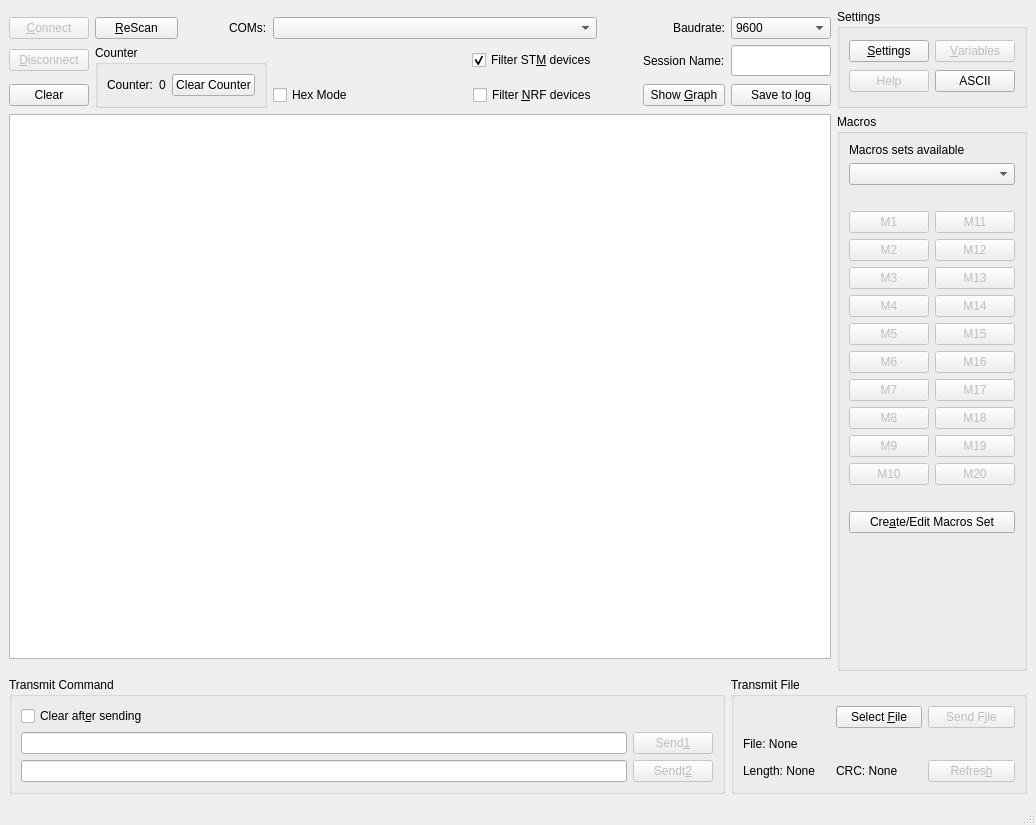
<?xml version="1.0" encoding="UTF-8"?>
<ui version="4.0">
 <class>MainWindow</class>
 <widget class="QMainWindow" name="MainWindow">
  <property name="geometry">
   <rect>
    <x>0</x>
    <y>0</y>
    <width>1036</width>
    <height>825</height>
   </rect>
  </property>
  <property name="windowTitle">
   <string>Quetima</string>
  </property>
  <property name="windowIcon">
   <iconset resource="logo.qrc">
    <normaloff>:/newPrefix/Q_my_variant_white_background.ico</normaloff>:/newPrefix/Q_my_variant_white_background.ico</iconset>
  </property>
  <widget class="QWidget" name="centralwidget">
   <layout class="QGridLayout" name="gridLayout">
    <item row="9" column="14" rowspan="3" colspan="2">
     <widget class="QGroupBox" name="GBMacros">
      <property name="title">
       <string>Macros </string>
      </property>
      <layout class="QGridLayout" name="gridLayout_6">
       <item row="6" column="1">
        <widget class="QPushButton" name="BtnMacros14">
         <property name="enabled">
          <bool>false</bool>
         </property>
         <property name="text">
          <string>M14</string>
         </property>
        </widget>
       </item>
       <item row="7" column="1">
        <widget class="QPushButton" name="BtnMacros15">
         <property name="enabled">
          <bool>false</bool>
         </property>
         <property name="text">
          <string>M15</string>
         </property>
        </widget>
       </item>
       <item row="4" column="1">
        <widget class="QPushButton" name="BtnMacros12">
         <property name="enabled">
          <bool>false</bool>
         </property>
         <property name="text">
          <string>M12</string>
         </property>
        </widget>
       </item>
       <item row="10" column="0">
        <widget class="QPushButton" name="BtnMacros8">
         <property name="enabled">
          <bool>false</bool>
         </property>
         <property name="text">
          <string>M8</string>
         </property>
        </widget>
       </item>
       <item row="12" column="0">
        <widget class="QPushButton" name="BtnMacros10">
         <property name="enabled">
          <bool>false</bool>
         </property>
         <property name="text">
          <string>M10</string>
         </property>
        </widget>
       </item>
       <item row="8" column="1">
        <widget class="QPushButton" name="BtnMacros16">
         <property name="enabled">
          <bool>false</bool>
         </property>
         <property name="text">
          <string>M16</string>
         </property>
        </widget>
       </item>
       <item row="5" column="1">
        <widget class="QPushButton" name="BtnMacros13">
         <property name="enabled">
          <bool>false</bool>
         </property>
         <property name="text">
          <string>M13</string>
         </property>
        </widget>
       </item>
       <item row="3" column="1">
        <widget class="QPushButton" name="BtnMacros11">
         <property name="enabled">
          <bool>false</bool>
         </property>
         <property name="text">
          <string>M11</string>
         </property>
        </widget>
       </item>
       <item row="3" column="0">
        <widget class="QPushButton" name="BtnMacros1">
         <property name="enabled">
          <bool>false</bool>
         </property>
         <property name="text">
          <string>M1</string>
         </property>
        </widget>
       </item>
       <item row="4" column="0">
        <widget class="QPushButton" name="BtnMacros2">
         <property name="enabled">
          <bool>false</bool>
         </property>
         <property name="text">
          <string>M2</string>
         </property>
        </widget>
       </item>
       <item row="11" column="0">
        <widget class="QPushButton" name="BtnMacros9">
         <property name="enabled">
          <bool>false</bool>
         </property>
         <property name="text">
          <string>M9</string>
         </property>
        </widget>
       </item>
       <item row="11" column="1">
        <widget class="QPushButton" name="BtnMacros19">
         <property name="enabled">
          <bool>false</bool>
         </property>
         <property name="text">
          <string>M19</string>
         </property>
        </widget>
       </item>
       <item row="9" column="0">
        <widget class="QPushButton" name="BtnMacros7">
         <property name="enabled">
          <bool>false</bool>
         </property>
         <property name="text">
          <string>M7</string>
         </property>
        </widget>
       </item>
       <item row="8" column="0">
        <widget class="QPushButton" name="BtnMacros6">
         <property name="enabled">
          <bool>false</bool>
         </property>
         <property name="text">
          <string>M6</string>
         </property>
        </widget>
       </item>
       <item row="12" column="1">
        <widget class="QPushButton" name="BtnMacros20">
         <property name="enabled">
          <bool>false</bool>
         </property>
         <property name="text">
          <string>M20</string>
         </property>
        </widget>
       </item>
       <item row="6" column="0">
        <widget class="QPushButton" name="BtnMacros4">
         <property name="enabled">
          <bool>false</bool>
         </property>
         <property name="text">
          <string>M4</string>
         </property>
        </widget>
       </item>
       <item row="5" column="0">
        <widget class="QPushButton" name="BtnMacros3">
         <property name="enabled">
          <bool>false</bool>
         </property>
         <property name="text">
          <string>M3</string>
         </property>
        </widget>
       </item>
       <item row="15" column="0" colspan="2">
        <widget class="QPushButton" name="BtnCreateMacros">
         <property name="text">
          <string>Cre&amp;ate/Edit Macros Set</string>
         </property>
        </widget>
       </item>
       <item row="7" column="0">
        <widget class="QPushButton" name="BtnMacros5">
         <property name="enabled">
          <bool>false</bool>
         </property>
         <property name="text">
          <string>M5</string>
         </property>
        </widget>
       </item>
       <item row="9" column="1">
        <widget class="QPushButton" name="BtnMacros17">
         <property name="enabled">
          <bool>false</bool>
         </property>
         <property name="text">
          <string>M17</string>
         </property>
        </widget>
       </item>
       <item row="10" column="1">
        <widget class="QPushButton" name="BtnMacros18">
         <property name="enabled">
          <bool>false</bool>
         </property>
         <property name="text">
          <string>M18</string>
         </property>
        </widget>
       </item>
       <item row="16" column="0">
        <spacer name="verticalSpacer">
         <property name="orientation">
          <enum>Qt::Vertical</enum>
         </property>
         <property name="sizeHint" stdset="0">
          <size>
           <width>20</width>
           <height>40</height>
          </size>
         </property>
        </spacer>
       </item>
       <item row="0" column="0" colspan="2">
        <widget class="QLabel" name="LblMacrosAvailable">
         <property name="text">
          <string>Macros sets available</string>
         </property>
        </widget>
       </item>
       <item row="2" column="0">
        <widget class="QLabel" name="LblEmpty1">
         <property name="text">
          <string/>
         </property>
        </widget>
       </item>
       <item row="13" column="0">
        <widget class="QLabel" name="LblEmpty2">
         <property name="text">
          <string/>
         </property>
        </widget>
       </item>
       <item row="1" column="0" colspan="2">
        <widget class="QComboBox" name="CBMacros"/>
       </item>
      </layout>
     </widget>
    </item>
    <item row="4" column="2" alignment="Qt::AlignRight">
     <widget class="QLabel" name="LblAvailable">
      <property name="text">
       <string>COMs:</string>
      </property>
     </widget>
    </item>
    <item row="4" column="11">
     <widget class="QLabel" name="LblStatus">
      <property name="text">
       <string/>
      </property>
      <property name="pixmap">
       <pixmap resource="logo.qrc">:/status-disconn/icon/status discon2.gif</pixmap>
      </property>
     </widget>
    </item>
    <item row="4" column="3" colspan="8">
     <widget class="QComboBox" name="CBPorts">
      <property name="minimumSize">
       <size>
        <width>200</width>
        <height>0</height>
       </size>
      </property>
     </widget>
    </item>
    <item row="4" column="0" alignment="Qt::AlignLeft">
     <widget class="QPushButton" name="BtnConnect">
      <property name="enabled">
       <bool>false</bool>
      </property>
      <property name="text">
       <string>&amp;Connect</string>
      </property>
      <property name="icon">
       <iconset resource="logo.qrc">
        <normaloff>:/Connect/icon/conn.ico</normaloff>:/Connect/icon/conn.ico</iconset>
      </property>
     </widget>
    </item>
    <item row="6" column="0">
     <widget class="QPushButton" name="BtnClear">
      <property name="text">
       <string>Clear</string>
      </property>
      <property name="icon">
       <iconset resource="logo.qrc">
        <normaloff>:/clear/icon/clear.gif</normaloff>:/clear/icon/clear.gif</iconset>
      </property>
     </widget>
    </item>
    <item row="4" column="1">
     <widget class="QPushButton" name="BtnReScan">
      <property name="text">
       <string>&amp;ReScan</string>
      </property>
      <property name="icon">
       <iconset resource="logo.qrc">
        <normaloff>:/rescan/icon/rescan.gif</normaloff>:/rescan/icon/rescan.gif</iconset>
      </property>
     </widget>
    </item>
    <item row="5" column="0">
     <widget class="QPushButton" name="BtnDisconnect">
      <property name="enabled">
       <bool>false</bool>
      </property>
      <property name="text">
       <string>&amp;Disconnect</string>
      </property>
      <property name="icon">
       <iconset resource="logo.qrc">
        <normaloff>:/Disconnect/icon/discon.ico</normaloff>:/Disconnect/icon/discon.ico</iconset>
      </property>
     </widget>
    </item>
    <item row="3" column="14" rowspan="4" colspan="2">
     <widget class="QGroupBox" name="GBSettings">
      <property name="title">
       <string>Settings </string>
      </property>
      <layout class="QGridLayout" name="gridLayout_3">
       <item row="0" column="0" colspan="3">
        <widget class="QPushButton" name="BtnSettings">
         <property name="text">
          <string>&amp;Settings</string>
         </property>
         <property name="icon">
          <iconset resource="logo.qrc">
           <normaloff>:/Settings/icon/customize.bmp</normaloff>:/Settings/icon/customize.bmp</iconset>
         </property>
        </widget>
       </item>
       <item row="1" column="0" colspan="3">
        <widget class="QPushButton" name="BtnHelp">
         <property name="enabled">
          <bool>false</bool>
         </property>
         <property name="text">
          <string>Help</string>
         </property>
         <property name="icon">
          <iconset resource="logo.qrc">
           <normaloff>:/Help/icon/info.ico</normaloff>:/Help/icon/info.ico</iconset>
         </property>
        </widget>
       </item>
       <item row="1" column="3">
        <widget class="QPushButton" name="BtnAscii">
         <property name="text">
          <string>ASCII</string>
         </property>
         <property name="icon">
          <iconset resource="logo.qrc">
           <normaloff>:/ascii/icon/i16x16.ico</normaloff>:/ascii/icon/i16x16.ico</iconset>
         </property>
        </widget>
       </item>
       <item row="0" column="3">
        <widget class="QPushButton" name="BtnVar">
         <property name="enabled">
          <bool>false</bool>
         </property>
         <property name="text">
          <string>&amp;Variables</string>
         </property>
        </widget>
       </item>
      </layout>
     </widget>
    </item>
    <item row="5" column="12">
     <widget class="QLabel" name="LblName">
      <property name="text">
       <string>Session Name:</string>
      </property>
     </widget>
    </item>
    <item row="5" column="13">
     <widget class="QLineEdit" name="LineName">
      <property name="sizePolicy">
       <sizepolicy hsizetype="Fixed" vsizetype="Fixed">
        <horstretch>0</horstretch>
        <verstretch>0</verstretch>
       </sizepolicy>
      </property>
      <property name="maximumSize">
       <size>
        <width>100</width>
        <height>200</height>
       </size>
      </property>
      <property name="font">
       <font>
        <pointsize>12</pointsize>
       </font>
      </property>
     </widget>
    </item>
    <item row="6" column="13">
     <widget class="QPushButton" name="BtnSave">
      <property name="maximumSize">
       <size>
        <width>100</width>
        <height>16777215</height>
       </size>
      </property>
      <property name="text">
       <string>Save to &amp;log</string>
      </property>
     </widget>
    </item>
    <item row="9" column="0" colspan="14">
     <widget class="QTextBrowser" name="TxtBuffer">
      <property name="html">
       <string>&lt;!DOCTYPE HTML PUBLIC &quot;-//W3C//DTD HTML 4.0//EN&quot; &quot;http://www.w3.org/TR/REC-html40/strict.dtd&quot;&gt;
&lt;html&gt;&lt;head&gt;&lt;meta name=&quot;qrichtext&quot; content=&quot;1&quot; /&gt;&lt;style type=&quot;text/css&quot;&gt;
p, li { white-space: pre-wrap; }
&lt;/style&gt;&lt;/head&gt;&lt;body style=&quot; font-family:'MS Shell Dlg 2'; font-size:7.8pt; font-weight:400; font-style:normal;&quot;&gt;
&lt;p style=&quot;-qt-paragraph-type:empty; margin-top:0px; margin-bottom:0px; margin-left:0px; margin-right:0px; -qt-block-indent:0; text-indent:0px;&quot;&gt;&lt;br /&gt;&lt;/p&gt;&lt;/body&gt;&lt;/html&gt;</string>
      </property>
     </widget>
    </item>
    <item row="4" column="12" alignment="Qt::AlignRight">
     <widget class="QLabel" name="LblBaudrate">
      <property name="text">
       <string>Baudrate:</string>
      </property>
     </widget>
    </item>
    <item row="4" column="13">
     <widget class="QComboBox" name="CBBaudrate">
      <property name="sizePolicy">
       <sizepolicy hsizetype="Fixed" vsizetype="Fixed">
        <horstretch>0</horstretch>
        <verstretch>0</verstretch>
       </sizepolicy>
      </property>
      <property name="maximumSize">
       <size>
        <width>200</width>
        <height>16777215</height>
       </size>
      </property>
      <item>
       <property name="text">
        <string>9600</string>
       </property>
      </item>
      <item>
       <property name="text">
        <string>115200</string>
       </property>
      </item>
      <item>
       <property name="text">
        <string>256000</string>
       </property>
      </item>
      <item>
       <property name="text">
        <string>Custom</string>
       </property>
      </item>
     </widget>
    </item>
    <item row="5" column="1" rowspan="2" colspan="2">
     <widget class="QGroupBox" name="GBCounter">
      <property name="title">
       <string>Counter</string>
      </property>
      <layout class="QGridLayout" name="gridLayout_4">
       <item row="0" column="0">
        <widget class="QLabel" name="LblCounter">
         <property name="maximumSize">
          <size>
           <width>55</width>
           <height>16777215</height>
          </size>
         </property>
         <property name="text">
          <string>Counter:</string>
         </property>
        </widget>
       </item>
       <item row="0" column="2">
        <widget class="QPushButton" name="BtnCounter">
         <property name="text">
          <string>Clear Counter</string>
         </property>
        </widget>
       </item>
       <item row="0" column="1">
        <widget class="QLabel" name="LblCounterData">
         <property name="text">
          <string>0</string>
         </property>
        </widget>
       </item>
      </layout>
     </widget>
    </item>
    <item row="5" column="8" colspan="3" alignment="Qt::AlignRight">
     <widget class="QCheckBox" name="CBSTM">
      <property name="text">
       <string>Filter ST&amp;M devices</string>
      </property>
      <property name="checked">
       <bool>true</bool>
      </property>
     </widget>
    </item>
    <item row="6" column="8" colspan="3" alignment="Qt::AlignRight">
     <widget class="QCheckBox" name="CBNRF">
      <property name="text">
       <string>Filter &amp;NRF devices</string>
      </property>
     </widget>
    </item>
    <item row="27" column="13" rowspan="2" colspan="3">
     <widget class="QGroupBox" name="GBTransmit">
      <property name="title">
       <string>Transmit File</string>
      </property>
      <layout class="QGridLayout" name="gridLayout_7">
       <item row="2" column="0">
        <widget class="QLabel" name="LblLength">
         <property name="text">
          <string>Length: None</string>
         </property>
        </widget>
       </item>
       <item row="2" column="1">
        <widget class="QLabel" name="LblCrc">
         <property name="text">
          <string>CRC: None</string>
         </property>
        </widget>
       </item>
       <item row="2" column="2">
        <widget class="QPushButton" name="BtnRefresh">
         <property name="enabled">
          <bool>false</bool>
         </property>
         <property name="text">
          <string>Refres&amp;h</string>
         </property>
         <property name="icon">
          <iconset resource="logo.qrc">
           <normaloff>:/Refresh/icon/kisspng_computer_icons_icon_design_clip_art_database_icon_5ab2e5fb7763e8.png</normaloff>:/Refresh/icon/kisspng_computer_icons_icon_design_clip_art_database_icon_5ab2e5fb7763e8.png</iconset>
         </property>
        </widget>
       </item>
       <item row="0" column="2">
        <widget class="QPushButton" name="BtnSendFile">
         <property name="enabled">
          <bool>false</bool>
         </property>
         <property name="text">
          <string>Send F&amp;ile</string>
         </property>
        </widget>
       </item>
       <item row="0" column="1">
        <widget class="QPushButton" name="BtnFile">
         <property name="text">
          <string>Select &amp;File</string>
         </property>
        </widget>
       </item>
       <item row="1" column="0" colspan="3">
        <widget class="QLabel" name="LblFile">
         <property name="text">
          <string>File: None</string>
         </property>
        </widget>
       </item>
      </layout>
     </widget>
    </item>
    <item row="27" column="0" rowspan="2" colspan="13">
     <widget class="QGroupBox" name="GBTansmit">
      <property name="title">
       <string>Transmit Command</string>
      </property>
      <layout class="QGridLayout" name="gridLayout_8">
       <item row="2" column="0">
        <widget class="QLineEdit" name="TxtTransmit"/>
       </item>
       <item row="2" column="1">
        <widget class="QPushButton" name="BtnSend">
         <property name="enabled">
          <bool>false</bool>
         </property>
         <property name="text">
          <string>Sendt&amp;2</string>
         </property>
        </widget>
       </item>
       <item row="1" column="1">
        <widget class="QPushButton" name="BtnSend2">
         <property name="enabled">
          <bool>false</bool>
         </property>
         <property name="text">
          <string>Send&amp;1</string>
         </property>
        </widget>
       </item>
       <item row="1" column="0">
        <widget class="QLineEdit" name="TxtTransmit2"/>
       </item>
       <item row="0" column="0">
        <widget class="QCheckBox" name="CBClear">
         <property name="text">
          <string>Clear aft&amp;er sending</string>
         </property>
         <property name="checked">
          <bool>false</bool>
         </property>
        </widget>
       </item>
      </layout>
     </widget>
    </item>
    <item row="6" column="3" colspan="5">
     <widget class="QCheckBox" name="CBHex">
      <property name="text">
       <string>Hex Mode</string>
      </property>
     </widget>
    </item>
    <item row="6" column="12">
     <widget class="QPushButton" name="BtnGraph">
      <property name="text">
       <string>Show &amp;Graph</string>
      </property>
     </widget>
    </item>
   </layout>
  </widget>
  <widget class="QStatusBar" name="statusbar"/>
  <action name="actionSettings">
   <property name="text">
    <string>Settings</string>
   </property>
  </action>
 </widget>
 <tabstops>
  <tabstop>CBPorts</tabstop>
  <tabstop>BtnReScan</tabstop>
  <tabstop>BtnConnect</tabstop>
  <tabstop>BtnDisconnect</tabstop>
  <tabstop>BtnClear</tabstop>
  <tabstop>BtnCounter</tabstop>
  <tabstop>TxtTransmit2</tabstop>
  <tabstop>BtnSend2</tabstop>
  <tabstop>TxtTransmit</tabstop>
  <tabstop>BtnSend</tabstop>
  <tabstop>BtnMacros1</tabstop>
  <tabstop>BtnMacros11</tabstop>
  <tabstop>BtnMacros2</tabstop>
  <tabstop>BtnMacros12</tabstop>
  <tabstop>BtnMacros3</tabstop>
  <tabstop>BtnMacros13</tabstop>
  <tabstop>BtnMacros4</tabstop>
  <tabstop>BtnMacros14</tabstop>
  <tabstop>BtnMacros5</tabstop>
  <tabstop>BtnMacros15</tabstop>
  <tabstop>BtnMacros6</tabstop>
  <tabstop>BtnMacros16</tabstop>
  <tabstop>BtnMacros7</tabstop>
  <tabstop>BtnMacros17</tabstop>
  <tabstop>BtnMacros8</tabstop>
  <tabstop>BtnMacros18</tabstop>
  <tabstop>BtnMacros9</tabstop>
  <tabstop>BtnMacros19</tabstop>
  <tabstop>BtnMacros10</tabstop>
  <tabstop>BtnMacros20</tabstop>
  <tabstop>BtnCreateMacros</tabstop>
  <tabstop>BtnSettings</tabstop>
  <tabstop>TxtBuffer</tabstop>
 </tabstops>
 <resources>
  <include location="logo.qrc"/>
 </resources>
 <connections/>
</ui>
